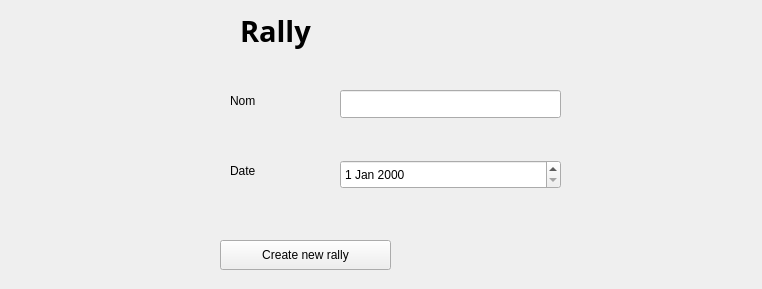
<?xml version="1.0" encoding="UTF-8"?>
<ui version="4.0">
 <class>rally_formulaire</class>
 <widget class="QFrame" name="rally_formulaire">
  <property name="geometry">
   <rect>
    <x>0</x>
    <y>0</y>
    <width>762</width>
    <height>289</height>
   </rect>
  </property>
  <property name="windowTitle">
   <string>Frame</string>
  </property>
  <widget class="QLabel" name="rallyFormTitle">
   <property name="geometry">
    <rect>
     <x>240</x>
     <y>10</y>
     <width>91</width>
     <height>41</height>
    </rect>
   </property>
   <property name="font">
    <font>
     <family>Umpush</family>
     <pointsize>22</pointsize>
     <italic>false</italic>
     <bold>true</bold>
    </font>
   </property>
   <property name="text">
    <string>Rally</string>
   </property>
  </widget>
  <widget class="QLabel" name="nom_label">
   <property name="geometry">
    <rect>
     <x>230</x>
     <y>90</y>
     <width>80</width>
     <height>21</height>
    </rect>
   </property>
   <property name="text">
    <string>Nom</string>
   </property>
  </widget>
  <widget class="QLabel" name="date_label">
   <property name="geometry">
    <rect>
     <x>230</x>
     <y>160</y>
     <width>81</width>
     <height>21</height>
    </rect>
   </property>
   <property name="text">
    <string>Date </string>
   </property>
  </widget>
  <widget class="QDateEdit" name="date_input">
   <property name="geometry">
    <rect>
     <x>340</x>
     <y>160</y>
     <width>221</width>
     <height>29</height>
    </rect>
   </property>
  </widget>
  <widget class="QPushButton" name="submit_button">
   <property name="geometry">
    <rect>
     <x>220</x>
     <y>240</y>
     <width>171</width>
     <height>30</height>
    </rect>
   </property>
   <property name="text">
    <string>Create new rally</string>
   </property>
  </widget>
  <widget class="QLineEdit" name="nom_input">
   <property name="geometry">
    <rect>
     <x>340</x>
     <y>90</y>
     <width>221</width>
     <height>28</height>
    </rect>
   </property>
  </widget>
 </widget>
 <resources/>
 <connections/>
</ui>
